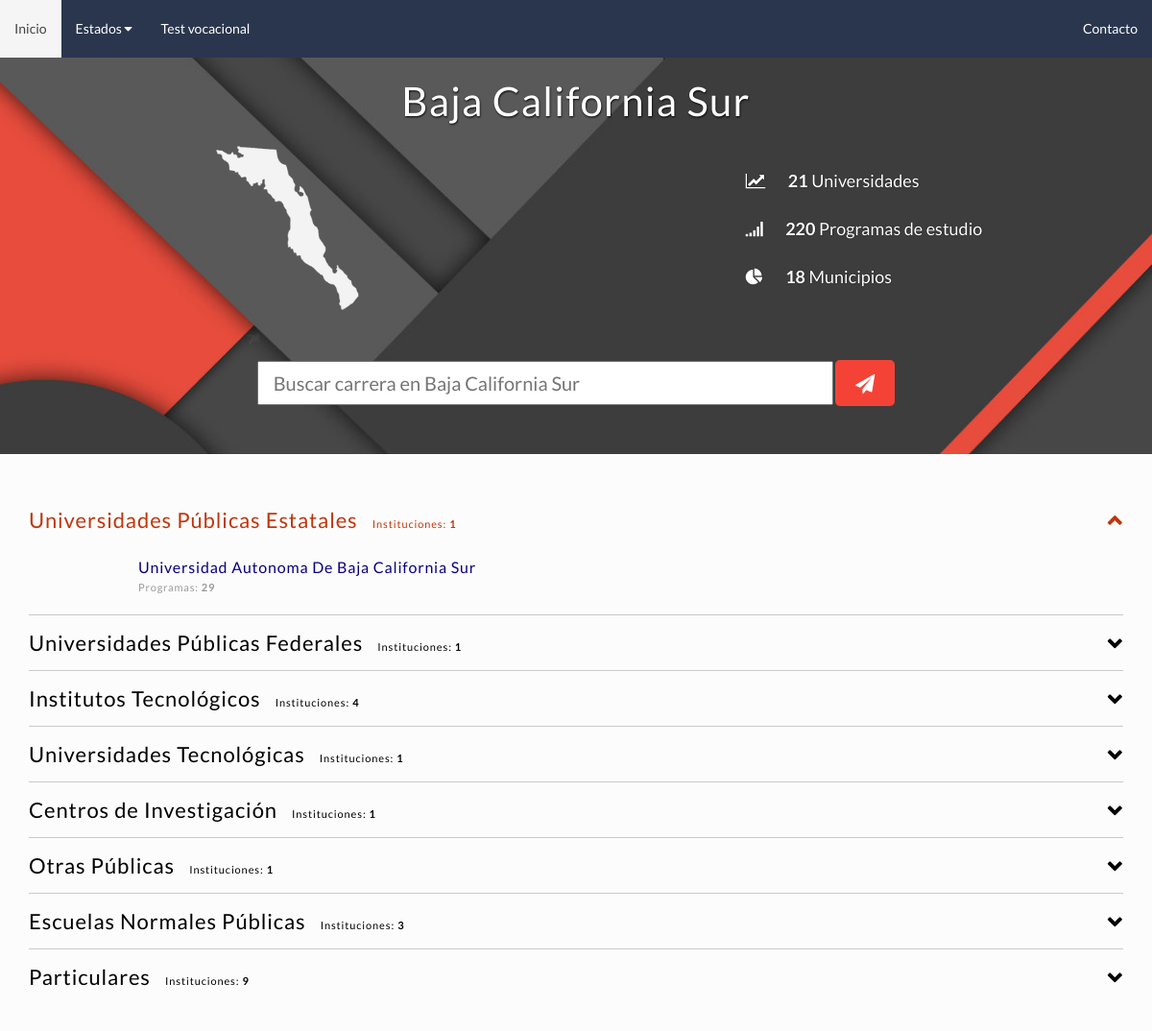
The page /estado/83/ on the database its author committed.
### unsearch/models.py (models this page shows)
class Estado(models.Model):
	nombre = models.CharField(max_length=50)
	imagen = models.ImageField(null=True, blank=True)
	municipios = models.IntegerField(default=0)
	class Meta:
		verbose_name = "Estado"
		verbose_name_plural = "Estados"
	def __str__(self):
		return self.nombre

class Universidad(models.Model):
	estado = models.ForeignKey('unsearch.Estado', related_name='universidades')
	nombre = models.CharField(max_length=150)
	tipo = models.CharField(max_length=50) # Privada, publica, etc
	sitio_web = models.CharField(max_length=75, blank=True, null=True)
	class Meta:
		verbose_name = "Universidad"
		verbose_name_plural = "Universidades"
	def __str__(self):
		return self.nombre

### unsearch/views.py (the view)
# urls.py: url(r'^estado/(?P<pk>[0-9]+)/$', views.estado, name='estado'),
def estado(request, pk):
	estado = get_object_or_404(Estado, pk=pk)
	num_carreras = Carrera.objects.filter(universidad__estado__pk=pk).count
	universidades = Universidad.objects.filter(estado__pk=pk)
	return render(request,'unsearch/estado.html', {'estado':estado, 'carreras':num_carreras, 'universidades':universidades})

### unsearch/templates/unsearch/estado.html (shortened to what this page needs)
{% extends "unsearch/parts/base.html" %}
{% load staticfiles %}
{% block nav-global %}
	{% include "unsearch/parts/navbar.html" %}
{% endblock nav-global %}
{% block content %}
<div class="bg-estado">
	<div id="bloque-estado" class="simple-blur mb-10">
		<h2 class="b-title mb-30 fn-center fn-42 fn-light">{{estado}}</h2>
		<div class="uk-grid grid-reset">
			<div class="uk-width-1-2 uk-hidden-small fn-center"><img src="{{MEDIA_URL}}{{estado.imagen.url}}" alt="{{MEDIA_URL}}{{estado.imagen.url}}"></div>
			<div class="uk-width-medium-1-2 uk-width-small-1-1 vertical-flex fn-18 fn-light">
				<ul class="uk-list">
					<li class="uk-list-line"><i class="uk-icon-line-chart"></i> <b>{{estado.universidades.count}}</b> Universidades</li>
					<li class="uk-list-line"><i class="uk-icon-signal"></i> <b>{{carreras}}</b> Programas de estudio</li>
					<li class="uk-list-line"><i class="uk-icon-pie-chart"></i> <b>18</b> Municipios</li>
				</ul>
			</div>
		</div>
		<div class="fn-center">
			<form class="buscador-principal" method="POST" action="{% url 'unsearch:estado_buscar' pk=estado.pk %}">
				<div class="uk-form-icon">
					<input type="text" name="busqueda" placeholder="Buscar carrera en {{estado}}" autofocus>
				</div>
				<button><i class="uk-icon-paper-plane"></i></button>
			</form>
		</div>
	</div>
</div>
{% regroup universidades by tipo as tipo_list %}
<div class="bloque-contenido" id="lista-universidades">
	<div class="uk-accordion" data-uk-accordion="{collapse: false}">
	{% for tipo in tipo_list %}
		<button class="uk-accordion-title">
			<span class="pr-5">{{tipo.grouper}}</span>
			<span class="uk-text-small uk-hidden-small">Instituciones: <b>{{tipo.list|length}}</b></span>
		</button>
		<div class="uk-accordion-content">
			<div class="uk-grid uk-grid-margin">
			{% for universidad in tipo.list %}
				<article class="uk-width-1-1 uk-comment">
					<a class="uk-comment-header" href="{% url 'unsearch:universidad' pk=universidad.pk %}">
						<h4 class="uk-comment-title">{{universidad|title}}</h4>
						<div class="uk-comment-meta">Programas: <b>{{universidad.carreras.count}}</b></div>
					</a>
				</article>
			{% endfor %}
			</div>
		</div>
	{% endfor %}
	</div>
</div>
{% endblock content %}

### unsearch/static/css/main.css (style rules this page uses)
.simple-blur { -webkit-backdrop-filter:blur(10px);background-color:transparent }
.bg-estado { background:#fff url("../img/material.jpg") no-repeat center top;background-size:cover;border:0 }
.fn-18 { font-size:18px }
.fn-42 { font-size:42px }
.fn-light { color:#fff }
.fn-center { text-align:center }
.bloque-contenido { padding:30px }
.grid-reset>* { padding-left:0 }
.mb-10 { margin-bottom:10px }
.mb-30 { margin-bottom:30px }
.pr-5 { margin-right:5px }
.pr-5 { padding-right:5px }
.vertical-flex { display:flex;align-items:center;justify-content:center }
html { -webkit-box-sizing:border-box;-moz-box-sizing:border-box;box-sizing:border-box;background-color:#FCFCFC }
*,*:before,*:after { -webkit-box-sizing:inherit;-moz-box-sizing:inherit;box-sizing:inherit }
body { background-color:#FCFCFC;text-rendering:optimizeLegibility }
html,body,h1,h2,h3,h4,h5,h6,p,input,button,a { font-family:'Lato', sans-serif }
a { color:#007AFF }
.buscador-principal input { width:100%;line-height:40px;font-size:20px }
.buscador-principal button { color:white;background-color:#f44336;border:1px solid transparent;border-radius:5px;line-height:46px;font-size:20px;padding:0 20px;-webkit-transition:all 0.1 0.5s;transition:all 0.1 0.5s }
.uk-grid { margin:0 }
.uk-form-icon { width:calc(100% - 80px);max-width:800px }
.uk-form-icon:not(.uk-form-icon-flip)>input { padding-left:15px !important }
#bloque-estado { padding-top:30px;padding-bottom:30px;text-shadow:.2px .2px 1px #000 }
#bloque-estado .b-title { letter-spacing:1.2px;text-shadow:.5px .5px 2px #000 }
#bloque-estado img { max-height:175px;max-width:175px;-ms-filter:"progid:DXImageTransform.Microsoft.Dropshadow(OffX=3, OffY=3, Color='#444')";filter:"progid:DXImageTransform.Microsoft.Dropshadow(OffX=3, OffY=3, Color='#444')";-webkit-filter:drop-shadow(3px 3px 6px rgba(0,0,0,0.3));filter:url(#drop-shadow) }
#bloque-estado li { margin-bottom:30px }
#bloque-estado li i { margin-right:20px }
#bloque-estado li:last-child { margin-bottom:0 }
#bloque-estado .buscador-principal { margin-top:50px;margin-bottom:20px }
#bloque-estado .buscador-principal .uk-form-icon { max-width:600px }
button.uk-accordion-title { color:#000;background-color:#FCFCFC;border:none;border-top:1px solid rgba(0,0,0,0.2);cursor:pointer;padding:15px 0;width:100%;outline:none;font-size:22px;letter-spacing:.9px;transition:all .1s;text-align:left;vertical-align:middle }
.uk-accordion .uk-accordion-title:first-of-type { border:none }
button.uk-accordion-title.uk-active { color:#BF360C }
button.uk-accordion-title:after { content:'\f078';font-family:FontAwesome;font-size:16px;margin-left:auto;float:right;padding-top:5px;font-weight:bold }
button.uk-accordion-title.uk-active:after { content:"\f077" }
div.uk-accordion-content { transition:visibility 0s, opacity 0.5s linear;padding-left:10%;padding-right:0 }
div.uk-accordion-content .uk-comment { margin-bottom:15px;letter-spacing:.8px;padding:5px 0 }
div.uk-accordion-content .uk-comment-title { color:#0b0080 }

### rows shown on the page
Estado: nombre "Baja California Sur", imagen (picture), universidades.count "21", busqueda "Buscar carrera en Baja California Sur"
Universidad: grouper "Universidades Públicas Estatales", nombre "Universidad Autonoma De Baja California Sur", carreras.count "29"
Universidad: grouper "Universidades Públicas Federales"
Universidad: grouper "Institutos Tecnológicos"
Universidad: grouper "Universidades Tecnológicas"
Universidad: grouper "Centros de Investigación"
Universidad: grouper "Otras Públicas"
Universidad: grouper "Escuelas Normales Públicas"
Universidad: grouper "Particulares"

### other values the page prints
{{ carreras }} "220"
{{ tipo.list|length }} "1" "1" "4" "1" "1" "1" "3" "9"
